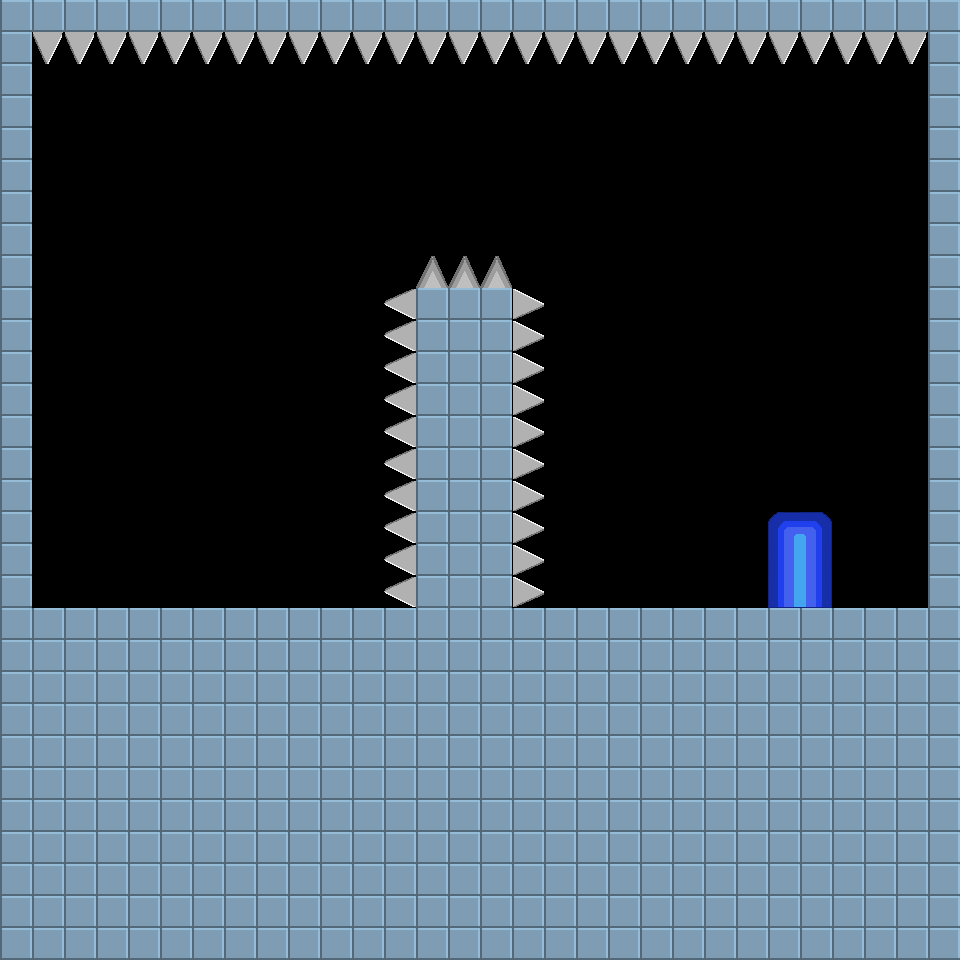

Rendered tile map (Tiled .tmx) drawn with the repository's tilesets; below, a short description and the map source with its tile grids summarised:
An orthogonal 30x30 tile map with 32x32 px tiles, 1 tile layer (Tile Layer 1), 3 tilesets.

<map version="1.0" orientation="orthogonal" renderorder="left-down" width="30" height="30" tilewidth="32" tileheight="32" nextobjectid="1">
 <properties>
  <property name="playerstart" value="4,16" />
  <property name="scrollable" value="1" />
  <property name="starttext" value="This is just over the top!" />
  <property name="togglegravity" value="1" />
 </properties>
 <tileset firstgid="1" name="map" tilewidth="32" tileheight="32">
  <image source="../../assets/img/steelblock.png" width="32" height="32" />
  <tile id="0">
   <properties>
    <property name="playerstart" value="4,22" />
   </properties>
  </tile>
 </tileset>
 <tileset firstgid="2" name="spikes" tilewidth="32" tileheight="32">
  <image source="../../assets/img/spikes.png" width="128" height="32" />
  <tile id="0">
   <properties>
    <property name="playerstart" value="4,10" />
   </properties>
  </tile>
 </tileset>
 <tileset firstgid="6" name="Door" tilewidth="32" tileheight="32">
  <image source="../../assets/img/door.png" width="64" height="96" />
 </tileset>
 <layer name="Tile Layer 1" width="30" height="30">
  <data>[900 cells, 483 non-empty, 11 distinct tile ids]</data>
 </layer>
</map>